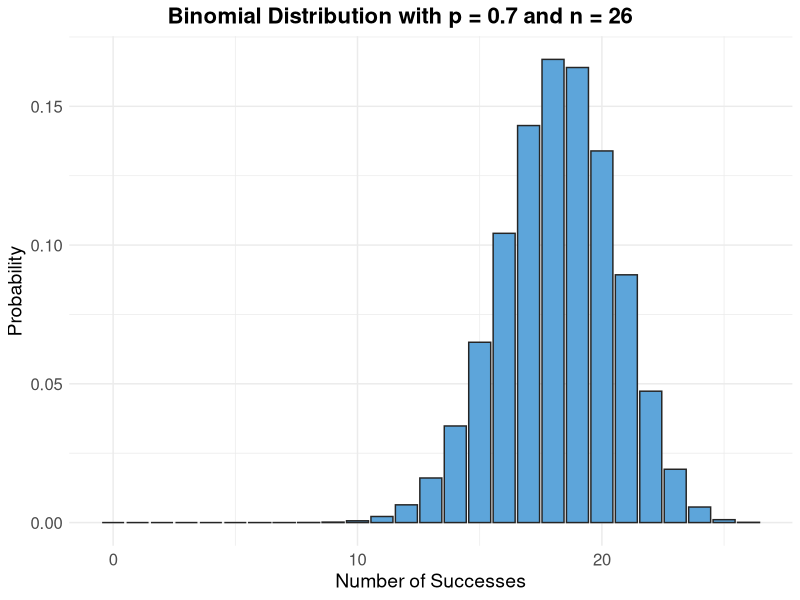

The R source for this figure:
## ---- chunk 1
knitr::opts_chunk$set(echo = TRUE)
## ---- chunk 2
summary(cars)
## ---- chunk 3
library(ggplot2)

p <- 0.7
n <- 26
x <- 0:n
y <- dbinom(x, size = n, prob = p)
df <- data.frame(x, y)

# Create the bar plot using ggplot2
ggplot(data = df, aes(x = x, y = y)) +
      geom_col(fill = "#5DA5DA", color = "#252525") +
      labs(title = "Binomial Distribution with p = 0.7 and n = 26", x = "Number of Successes", y = "Probability") +
      theme_minimal() +
      theme(plot.title = element_text(hjust = 0.5, size = 16, face = "bold"), 
            axis.text = element_text(size = 12),
            axis.title = element_text(size = 14),
            plot.title.position = "plot")

options(repr.plot.width = 18, repr.plot.height = 8)
